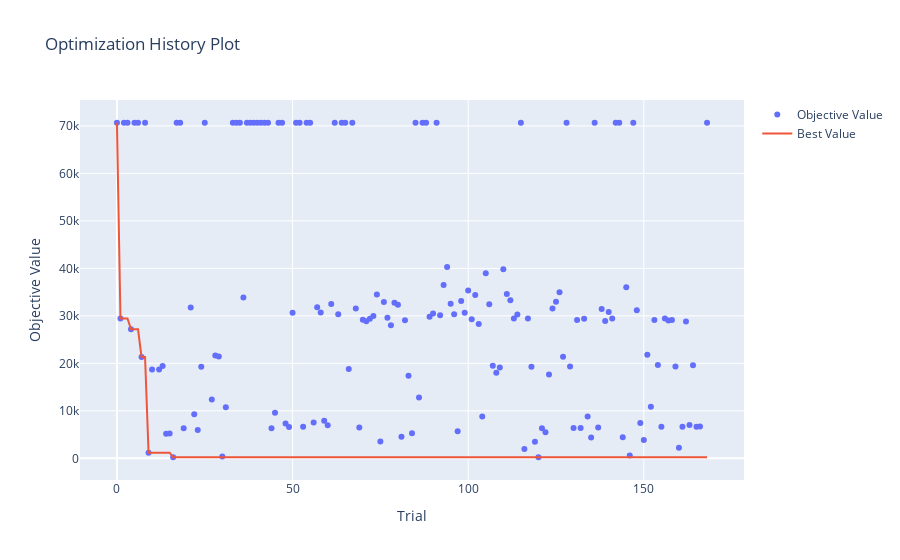

Notebook code cell kept with this figure:
### Code cell
print(study.study_name)
valid_trials = [t for t in study.trials if t.value is not None]
top_3_trials = sorted(valid_trials, key=lambda t: t.value)[:10]
for i, trial in enumerate(top_3_trials):
    print(f"\nTrial {i+1}:")
    print("Params:", trial.params)
    print("Value:", trial.value)
print("---------------------------------------","\n")
print("Best Result:", study.best_value)

vis.plot_optimization_history(study)

### Figure 1 — Plotly figure (JSON) as saved in the notebook; plotly's stock layout.template omitted (floating-point values rounded to 4 significant figures; data arrays with more than 128 entries replaced by an {"elided": "..."} marker saying what was removed)
{"data": [{"mode": "markers", "name": "Objective Value", "type": "scatter", "x": {"elided": "164 int values"}, "y": {"elided": "164 float values"}}, {"mode": "lines", "name": "Best Value", "type": "scatter", "x": {"elided": "169 int values"}, "y": {"elided": "169 float values"}}, {"marker": {"color": "#cccccc"}, "mode": "markers", "name": "Infeasible Trial", "showlegend": false, "type": "scatter", "x": [], "y": []}], "layout": {"title": {"text": "Optimization History Plot"}, "xaxis": {"title": {"text": "Trial"}}, "yaxis": {"title": {"text": "Objective Value"}}}}
